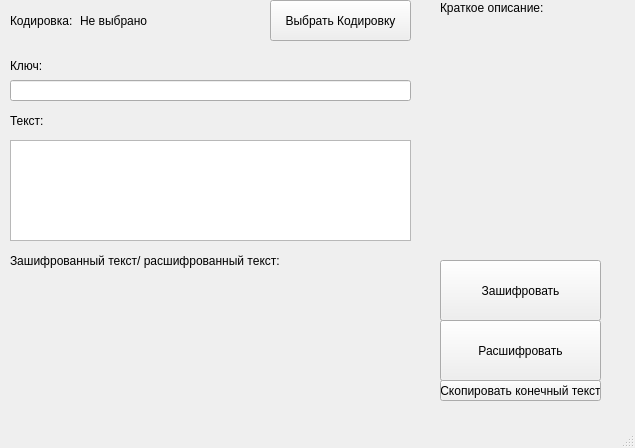
<?xml version="1.0" encoding="UTF-8"?>
<ui version="4.0">
 <class>MainWindow</class>
 <widget class="QMainWindow" name="MainWindow">
  <property name="geometry">
   <rect>
    <x>0</x>
    <y>0</y>
    <width>635</width>
    <height>448</height>
   </rect>
  </property>
  <property name="windowTitle">
   <string>Coder</string>
  </property>
  <widget class="QWidget" name="centralwidget">
   <widget class="QPushButton" name="pushButton">
    <property name="geometry">
     <rect>
      <x>270</x>
      <y>0</y>
      <width>141</width>
      <height>41</height>
     </rect>
    </property>
    <property name="text">
     <string>Выбрать Кодировку</string>
    </property>
   </widget>
   <widget class="QLabel" name="label">
    <property name="geometry">
     <rect>
      <x>10</x>
      <y>5</y>
      <width>71</width>
      <height>31</height>
     </rect>
    </property>
    <property name="text">
     <string>Кодировка:</string>
    </property>
   </widget>
   <widget class="QLabel" name="label_2">
    <property name="geometry">
     <rect>
      <x>80</x>
      <y>10</y>
      <width>181</width>
      <height>21</height>
     </rect>
    </property>
    <property name="text">
     <string>Не выбрано</string>
    </property>
   </widget>
   <widget class="QLineEdit" name="lineEdit">
    <property name="geometry">
     <rect>
      <x>10</x>
      <y>80</y>
      <width>401</width>
      <height>21</height>
     </rect>
    </property>
   </widget>
   <widget class="QTextEdit" name="textEdit">
    <property name="geometry">
     <rect>
      <x>10</x>
      <y>140</y>
      <width>401</width>
      <height>101</height>
     </rect>
    </property>
    <property name="html">
     <string>&lt;!DOCTYPE HTML PUBLIC &quot;-//W3C//DTD HTML 4.0//EN&quot; &quot;http://www.w3.org/TR/REC-html40/strict.dtd&quot;&gt;
&lt;html&gt;&lt;head&gt;&lt;meta name=&quot;qrichtext&quot; content=&quot;1&quot; /&gt;&lt;style type=&quot;text/css&quot;&gt;
p, li { white-space: pre-wrap; }
&lt;/style&gt;&lt;/head&gt;&lt;body style=&quot; font-family:'MS Shell Dlg 2'; font-size:8.25pt; font-weight:400; font-style:normal;&quot;&gt;
&lt;p style=&quot;-qt-paragraph-type:empty; margin-top:0px; margin-bottom:0px; margin-left:0px; margin-right:0px; -qt-block-indent:0; text-indent:0px;&quot;&gt;&lt;br /&gt;&lt;/p&gt;&lt;/body&gt;&lt;/html&gt;</string>
    </property>
   </widget>
   <widget class="QLabel" name="label_3">
    <property name="geometry">
     <rect>
      <x>10</x>
      <y>50</y>
      <width>47</width>
      <height>31</height>
     </rect>
    </property>
    <property name="text">
     <string>Ключ:</string>
    </property>
   </widget>
   <widget class="QLabel" name="label_4">
    <property name="geometry">
     <rect>
      <x>10</x>
      <y>110</y>
      <width>47</width>
      <height>21</height>
     </rect>
    </property>
    <property name="text">
     <string>Текст:</string>
    </property>
   </widget>
   <widget class="QLabel" name="label_5">
    <property name="geometry">
     <rect>
      <x>440</x>
      <y>0</y>
      <width>111</width>
      <height>16</height>
     </rect>
    </property>
    <property name="text">
     <string>Краткое описание:</string>
    </property>
   </widget>
   <widget class="QLabel" name="label_6">
    <property name="geometry">
     <rect>
      <x>10</x>
      <y>280</y>
      <width>401</width>
      <height>101</height>
     </rect>
    </property>
    <property name="text">
     <string/>
    </property>
   </widget>
   <widget class="QLabel" name="label_7">
    <property name="geometry">
     <rect>
      <x>10</x>
      <y>250</y>
      <width>291</width>
      <height>21</height>
     </rect>
    </property>
    <property name="text">
     <string>Зашифрованный текст/ расшифрованный текст:</string>
    </property>
   </widget>
   <widget class="QLabel" name="label_8">
    <property name="geometry">
     <rect>
      <x>440</x>
      <y>50</y>
      <width>161</width>
      <height>201</height>
     </rect>
    </property>
    <property name="text">
     <string/>
    </property>
   </widget>
   <widget class="QPushButton" name="pushButton_2">
    <property name="geometry">
     <rect>
      <x>440</x>
      <y>260</y>
      <width>161</width>
      <height>61</height>
     </rect>
    </property>
    <property name="text">
     <string>Зашифровать</string>
    </property>
   </widget>
   <widget class="QPushButton" name="pushButton_3">
    <property name="geometry">
     <rect>
      <x>440</x>
      <y>320</y>
      <width>161</width>
      <height>61</height>
     </rect>
    </property>
    <property name="text">
     <string>Расшифровать</string>
    </property>
   </widget>
   <widget class="QPushButton" name="pushButton_4">
    <property name="geometry">
     <rect>
      <x>440</x>
      <y>380</y>
      <width>161</width>
      <height>21</height>
     </rect>
    </property>
    <property name="text">
     <string>Скопировать конечный текст</string>
    </property>
   </widget>
  </widget>
  <widget class="QMenuBar" name="menubar">
   <property name="geometry">
    <rect>
     <x>0</x>
     <y>0</y>
     <width>635</width>
     <height>21</height>
    </rect>
   </property>
  </widget>
  <widget class="QStatusBar" name="statusbar"/>
 </widget>
 <resources/>
 <connections/>
</ui>
